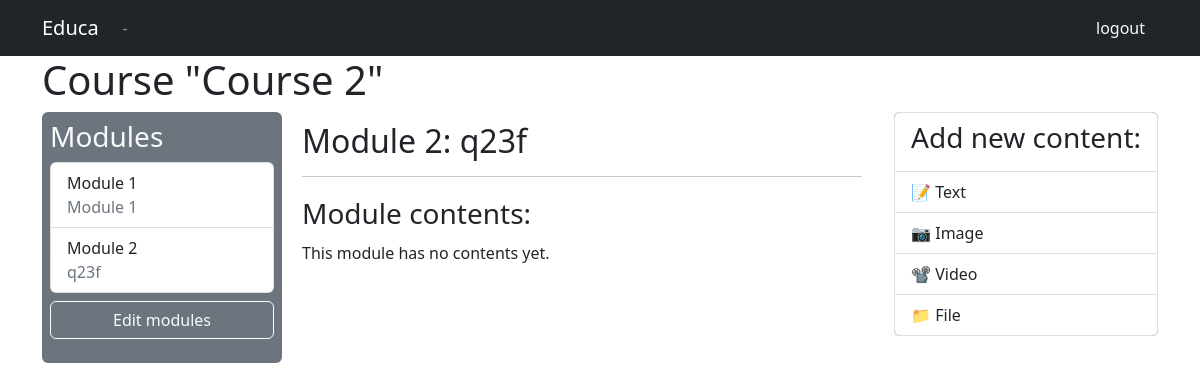
The page /course/module/13/ (signed in) on the database as committed earlier.
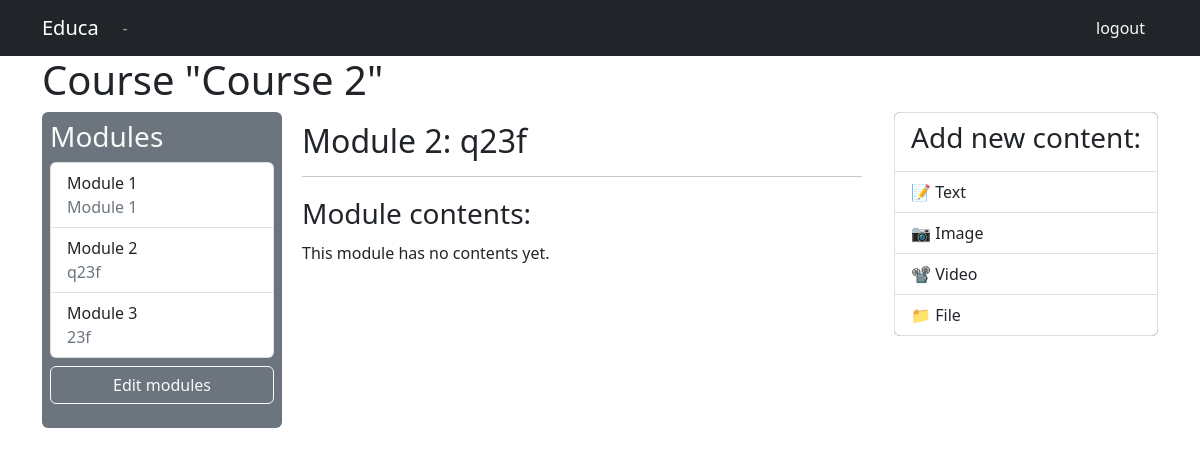
The same page on the database as committed later.
### courses/models.py (models this page shows, shortened)
class Module(models.Model):
    course = models.ForeignKey(Course, related_name='modules', on_delete=models.CASCADE)
    title = models.CharField(max_length=200)
    description = models.TextField(blank=True)
    order = OrderField(blank=True, for_fields=['course'])
    class Meta:
        ordering = ['order']

### courses/views.py (the view)
# urls.py: path('module/<int:module_id>/', views.ModuleContentListView.as_view(), name='module_content_list'),
class ModuleContentListView(TemplateResponseMixin, View):
    template_name = 'courses/manage/module/content_list.html'
    def get(self, request, module_id):
        module = get_object_or_404(Module, id=module_id, course__owner=request.user)
        return self.render_to_response({'module': module})

### courses/templates/courses/manage/module/content_list.html (shortened to what this page needs)
{% extends "base.html" %}
{% load course %}
{% block content %}
    <div class="container">
    {% with course=module.course %}
        <h1>Course "{{ course.title }}"</h1>
        <div class="p-2 bg-secondary text-light rounded float-start" style="width: 15rem;">
            <h3>Modules</h3>
            <ul id="modules" class="list-group" style="width: 14rem; float: left;" >
                {% for m in course.modules.all %}
                    <li class="list-group-item" data-id="{{ m.id }}" {% if m == module %} class="selected"{% endif %}>
                        <a href="{% url "module_content_list" m.id %}" class="link-dark">
                            <span>
                            Module <span class="order">{{ m.order|add:1 }}</span>
                            </span>
                            <br>
                            <div class="link-secondary">{{ m.title }}</div>
                        </a>
                    </li>
                    {% empty %}
                    <li class="list-group-item ">No modules yet.</li>
                {% endfor %}
            </ul>
            <p><a href="{% url "course_module_update" course.id %}" class="btn btn-outline-light mt-2 w-100">
                Edit modules</a></p>
        </div>
        <div class="module float-start">
            <h2>Module {{ module.order|add:1 }}: {{ module.title }}</h2><hr>
            <h3>Module contents:</h3>
            <div id="module-contents">
                {% for content in module.contents.all %}
                    <div data-id="{{ content.id }}" style="width: 60rem;" class="bg-dark">
                        {% with item=content.item %}
                            <div class="float-start p-2 m-1 rounded shadow" style="width:15rem;">
                                    {{ item }} [{{ item|model_name }}]
                                <form action="{% url "module_content_delete" content.id %}" method="POST">
                                    <input type="submit" value="Delete" class="btn btn-outline-danger float-end" style="width:50%">
                                    {% csrf_token %}
                                </form>
                                <a href="{% url "module_content_update" module.id item|model_name item.id %}" class="btn btn-outline-dark mb-1 me-2 float-end">Edit</a>
                            </div>
                        {% endwith %}
                    </div>
                    {% empty %}
                    <p>This module has no contents yet.</p>
                {% endfor %}
            </div>
        </div>
        <div>
            <ul class="list-group float-end bg-secondary">
                <li class="list-group-item"><h3 class="link-dark">
                    Add new content:</h3></li>
                <li class="list-group-item"><a href="{% url "module_content_create" module.id "text" %}" class="link-dark">
                    📝 Text</a></li>
                <li class="list-group-item"><a href="{% url "module_content_create" module.id "image" %}" class="link-dark">
                    📷 Image</a></li>
                <li class="list-group-item"><a href="{% url "module_content_create" module.id "video" %}" class="link-dark">
                    📽 Video</a></li>
                <li class="list-group-item"><a href="{% url "module_content_create" module.id "file" %}" class="link-dark">
                    📁 File</a></li>
            </ul>
        </div>
    {% endwith %}
    </div>
{% endblock %}

Rows that differ between the two databases and show on the page:
added Module: order|add "3", title "23f"
